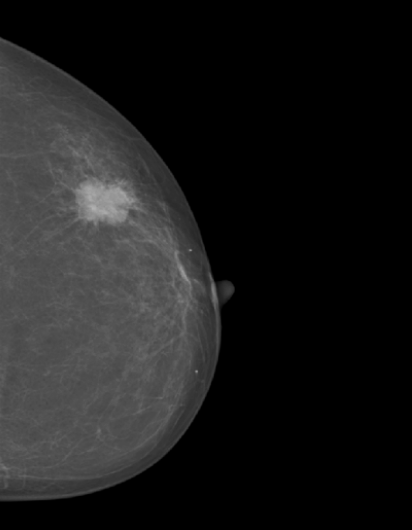
#> input picture Test/M/m4.jpg, 412 x 530 px
$ jupyter execute --allow-errors project_DIP.ipynb
#> lines starting #> are read from the running program, lines starting #| are printed output that depends on the picture; after the words box and inside, x2 and y2 are one past the last pixel; in counts of white or black regions, pixels touching at a corner belong together
[cell 1]
import cv2
import matplotlib.pyplot as plt
import numpy as np
import sys
from PIL import Image

[cell 2]
def Grayscale(img):
    h = img.shape[0]
    w = img.shape[1]
    img_out = img_out = np.full((h,w,3),0,dtype=np.uint8)
    for i in range(h):
        for j in range(w):
            img_out[i][j][0] = img_out[i][j][1] = img_out[i][j][2] = img[i][j][1]
    return img_out

[cell 3]
# img_bgr = cv2.imread("./B/b1_11.jpg")
img_bgr = cv2.imread("./Test/M/m4.jpg")
#> img_bgr is the input picture: shape (530, 412, 3); min 0, max 177, mean 28
# img_bgr = cv2.imread("./Test/M/m6.jpg")
img_bgr=cv2.resize(img_bgr, (220,220))
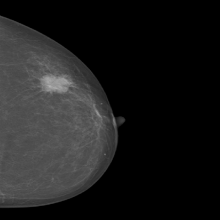
#> img_bgr: shape (220, 220, 3); min 0, max 177, mean 27.9
img_rgb = cv2.cvtColor(img_bgr, cv2.COLOR_BGR2RGB)
imgGray = Grayscale(img_rgb)

[cell 4]
def Histogram(img): #check
    img_rgb = cv2.cvtColor(img , cv2.COLOR_BGR2RGB)
    img_rgb = img.copy()
    h = img_rgb.shape[0]
    w = img_rgb.shape[1]


    # count of intensity value
    count = np.full(256,0,dtype=int)

    for i in range(h):
        for j in range(w):
            if img_rgb[i][j][0] != 0:
                intensity = img_rgb[i, j]
                count[intensity] += 1
    min = count[100]
    minIn = 100
    for k in range(100,120):
       if min>count[k] and k!=0:
           min = count[k]
           minIn = k

    print(minIn)
    print(min)

    return np.arange(256), count, minIn

[cell 5]
def median_V2(lst):
    sortedLst = sorted(lst)
    lstLen = len(lst)
    index = (lstLen - 1) // 2

    if (lstLen % 2):
        return sortedLst[index]
    else:
        return (sortedLst[index] + sortedLst[index + 1])/2.0

size = 11
mask = np.full((size,size),1,dtype=np.uint16)
list = []
imH = imgGray.shape[0]
#> imH = 220
imW = imgGray.shape[1]
#> imW = 220
filterH = mask.shape[0]
filterW = mask.shape[1]
filterHCenter = int((filterH+1)/2)-1
filterWCenter = int((filterW+1)/2)-1

sumWeightMask = 0
for i in range(filterH):
    for j in range(filterW):
        sumWeightMask = sumWeightMask + mask[i][j]

imgOut = np.full((imH,imW,3),0,dtype=np.uint16)
for i in range(imH):
    for j in range(imW):
        sumMask = 0
        for fi in range(filterH):
            for fj in range(filterW):
                posX = i + (fi-filterHCenter)
                posY = j + (fj-filterWCenter)
                if posX < 0 :
                    posX = 0
                elif posX >= imH :
                    posX = imH - 1
                if posY <0:
                    posY = 0
                elif posY >= imW :
                    posY = imW - 1
                list.append(imgGray[posX][posY][1])
        imgOut[i][j][0] = imgOut[i][j][1] = imgOut[i][j][2] = median_V2(list)
        list = []

print(sumWeightMask)
plt.imshow(imgGray)
plt.show()
plt.imshow(imgOut)
plt.show()

intensity, value, minIn  = Histogram(imgOut)
#| 105
#| 4
plt.bar(intensity,value)
plt.title("HISTROGRAM")
plt.show()
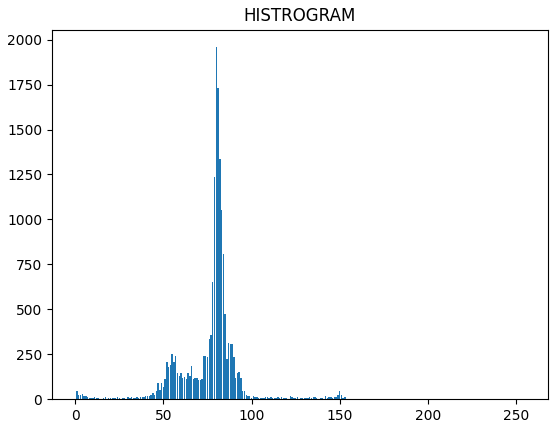
#> figure drawn by matplotlib, 1 panel; tallest bar 1958 high, from x = 79.6 to 80.4

[cell 6]
def THRESHOLD(img,value):
#> called with value = 105
    img_rgb = img.copy()
    h =  img_rgb.shape[0]
    w = img_rgb.shape[1]
    img_out = np.zeros((h, w, 3), dtype=np.uint8)
    for i in range(h):
        for j in range(w):
            if img_rgb[i][j][0] >= value:
                img_out[i][j][0] = img_out[i][j][1] = img_out[i][j][2] = 255 #white
            else:
                img_out[i][j][0] = img_out[i][j][1] = img_out[i][j][2] = 0 #black
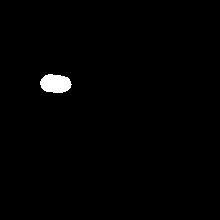
#> img_out: shape (220, 220, 3); 0.98% white; 1 white region, box (x1, y1, x2, y2) and area: (40, 74, 72, 93) 475
    return img_out
imgOut = THRESHOLD(imgOut,minIn)
# plt.imshow(imgOut)
# plt.show()

[cell 7]
y = imgOut.shape[0]
x = imgOut.shape[1]
plt.imshow(imgOut)
plt.show()
C = 1.3
for i in range(y):
    for j in range(x):
        imgOut[i][j][0] = 255 - imgOut[i][j][0]
        imgOut[i][j][1] = 255 - imgOut[i][j][1]
        imgOut[i][j][2] = 255 - imgOut[i][j][2]
plt.imshow(imgOut)
plt.show()

[cell 8]
def print_crop(num,img):
    for x in range(num):
        print(f"รูปที่ {x+1}")
        print(f"ขนาด {object_list[x]['Size']}")
        r = object_list[x]['Color'][0]
        g = object_list[x]['Color'][1]
        b = object_list[x]['Color'][2]
        crop = imgOut[object_list[x]['X_min']:object_list[x]['X_max']+1 , object_list[x]['Y_min']:object_list[x]['Y_max']+1]
        realimg = img[object_list[x]['X_min']:object_list[x]['X_max']+1 , object_list[x]['Y_min']:object_list[x]['Y_max']+1]
        copy = crop.copy()
        h = copy.shape[0]
        w = copy.shape[1]
        pixel = 0

        for i in range(h):
            for j in range(w):
                if copy[i][j][0] != r and copy[i][j][1] != g and copy[i][j][2] != b :
                    copy[i][j][0] = copy[i][j][1] = copy[i][j][2] = 255
                else:
                    pixel = pixel + realimg[i][j][0]

        pixel_object.append({
            'object': object_list[x],
            'pixel': pixel
        })
        plt.imshow(copy)
        plt.show()


def labeling_findmax(img,numCrop):
#> called with numCrop = 3
    def recursive(x, y, color,xmin,xmax,ymin,ymax,size):
        if 0 <= x < len(img) and 0 <= y < len(img[0]) and img[x][y][0] == 0:
            if x <= xmin:
                xmin = x
            if x >= xmax:
                xmax = x
            if y <= ymin:
                ymin = y
            if y >= ymax:
                ymax = y
            size = size + 1
            img[x][y][0] = color[0]
            img[x][y][1] = color[1]
            img[x][y][2] = color[2]
            xmin, xmax, ymin, ymax, size = recursive(x + 1, y, color, xmin, xmax, ymin, ymax, size)  # ขวา
            xmin, xmax, ymin, ymax, size = recursive(x - 1, y, color, xmin, xmax, ymin, ymax, size)  # ซ้าย
            xmin, xmax, ymin, ymax, size = recursive(x, y + 1, color, xmin, xmax, ymin, ymax, size)  # บน
            xmin, xmax, ymin, ymax, size = recursive(x, y - 1, color, xmin, xmax, ymin, ymax, size)  # ล่าง
        return xmin,xmax,ymin,ymax,size


    h = img.shape[0]
    w = img.shape[1]
    counting = 0
    xmax  = ymax = size = 0
    xmin = h
    ymin = w
    for i in range(h):
        for j in range(w):
            if img[i][j][0] != 0 and img[i][j][0] != 255:
                    xmax  = ymax = size = 0
                    xmin = h
                    ymin = w
            if img[i][j][0] == 0 and img[i][j][1] == 0 and img[i][j][2] == 0:
                r = int(np.random.uniform(1,255))
                g = int(np.random.uniform(1,255))
                b = int(np.random.uniform(1,255))
                color = [r,g,b]
                xmin,xmax,ymin,ymax,size = recursive(i, j,color,xmin,xmax,ymin,ymax,size)
                if size < 100:
                    continue
                if xmin == 0:
                    continue
                if ymin == 0:
                    continue
                if xmax == h-1:
                    continue
                if ymax == w-1:
                    continue

                counting = counting + 1
                object_list.append({
                    'Size': size,
                    'X_min': xmin,
                    'X_max': xmax,
                    'Y_min': ymin,
                    'Y_max': ymax,
                    'Color': color
                })
                # print(f"size = {size} xmin = {xmin} xmax = {xmax} ymin = {ymin} ymax = {ymax}")

    print(f"จำนวนวัตถุ = {counting}")
#| จำนวนวัตถุ = 1
    return counting

pixel_object = []
sys.setrecursionlimit(90000)
counting = 0
size = 0
check = 0
xmin = xmax = ymin = ymax = 0
object_list = []
numCrop = 3
counting = labeling_findmax(imgOut,numCrop)
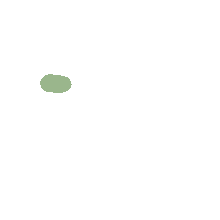
#> imgOut: shape (220, 220, 3); mean of channels 0, 1, 2 253.9, 254.3, 254; drawn as B, G, R

def myFunc(e):
  return e['Size']

# print(object_list)
object_list.sort(reverse=True,key=myFunc)
print(object_list)
#| [{'Size': 475, 'X_min': 74, 'X_max': 92, 'Y_min': 40, 'Y_max': 71, 'Color': [140, 182, 154]}]
# [4 lines of commented-out code are left out]


print_crop(counting,imgGray)
#> the loop in print_crop, `for x in range(num):` made 1 pass
#> pass 1, in print_crop, `plt.show()`:
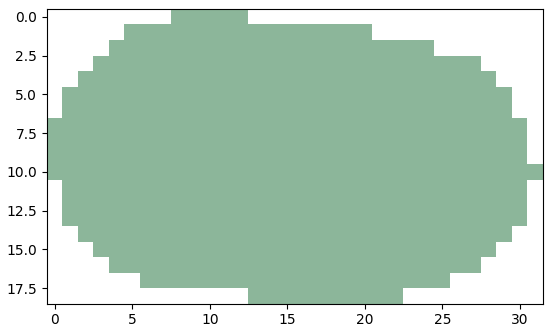
#> figure drawn by matplotlib, 1 panel

plt.imshow(imgOut)
plt.show()

[cell 9]
print(pixel_object)
#| [{'object': {'Size': 475, 'X_min': 74, 'X_max': 92, 'Y_min': 40, 'Y_max': 71, 'Color': [140, 182, 154]}, 'pixel': 65364}]

for i in range(counting):
    print(f"รูปที่ {i+1} มีพิกเซล = {pixel_object[i]['pixel']}")
    avgsegment = pixel_object[i]['pixel'] / object_list[i]['Size']
    print(f"segment = {avgsegment:.2f}")
#> this loop made 1 pass
#| รูปที่ 1 มีพิกเซล = 65364
#| segment = 137.61

[cell 10]
import math
def euclidean_distance(data1, data2):
    distance = 0
    distance = (data1 - data2) ** 2
    return math.sqrt(distance)

num = 3
plt.imshow(imgGray)
plt.show()
imgtest = imgGray.copy()
classmean_benign = 124.4
classmean_malignant = 144.9

#> (the rest of this cell did not finish here and is left out)

[cell 11]
num = 3
plt.imshow(imgGray)
plt.show()
imgtest = imgGray.copy()


for x in range(counting):
    print(f"รูปที่ {x+1}")
    print(f"ขนาด {object_list[x]['Size']}")
    r = object_list[x]['Color'][0]
    g = object_list[x]['Color'][1]
    b = object_list[x]['Color'][2]
    crop = imgOut[object_list[x]['X_min']:object_list[x]['X_max']+1 , object_list[x]['Y_min']:object_list[x]['Y_max']+1]
    realimg = imgtest[object_list[x]['X_min']:object_list[x]['X_max']+1 , object_list[x]['Y_min']:object_list[x]['Y_max']+1]
    copy = crop.copy()
    h = copy.shape[0]
    w = copy.shape[1]
    pixel = 0

    for i in range(h):
        for j in range(w):
            if copy[i][j][0] != r and copy[i][j][1] != g and copy[i][j][2] != b :
                realimg[i][j][0] = realimg[i][j][1] = realimg[i][j][2] = 0
            else:
                pixel = pixel + realimg[i][j][0]

    print(f"avg = {pixel//object_list[x]['Size']}")
    plt.imshow(realimg)
    plt.show()
#> this loop made 1 pass
#> pass 1, `plt.show()`:
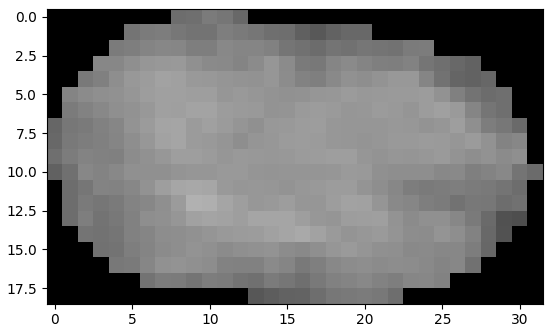
#> figure drawn by matplotlib, 1 panel

[cell 12]
from sklearn.metrics import confusion_matrix
import matplotlib.pyplot as plt
import seaborn as sns

# ตัวอย่างข้อมูล
actual = [0, 0, 0, 0, 0, 1, 1, 1, 1, 1]
predicted = [0, 1, 0, 1, 0, 1, 1, 1, 1, 1]

# สร้าง Confusion Matrix
cm = confusion_matrix(actual, predicted)

# พล็อต Confusion Matrix ด้วย heatmap
plt.figure(figsize=(8, 6))
sns.heatmap(cm, annot=True, cmap='Blues', fmt='g', xticklabels=['BENIGN', 'MALIGNANT'], yticklabels=['BENIGN', 'MALIGNANT'])
plt.xlabel('Predicted')
plt.ylabel('Actual')
plt.title('Confusion Matrix')
plt.show()
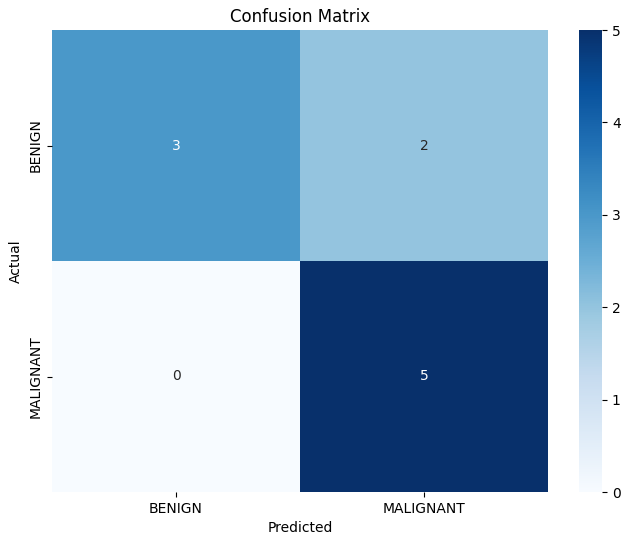
#> figure drawn by matplotlib, 2 panels

$ run again, with Test/M/m5.jpg copied over Test/M/m4.jpg
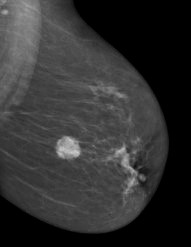
#> input picture Test/M/m5.jpg, 191 x 247 px
#> img_bgr is the input picture: shape (247, 191, 3); min 0, max 207, mean 48.9
#> img_bgr: shape (220, 220, 3)
#| 119
#| 55
#> after the loop in THRESHOLD, `for i in range(h):`:
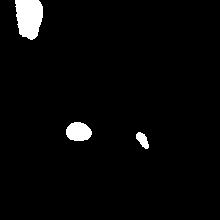
#> img_out: shape (220, 220, 3); 2.9% white; 3 white regions, box (x1, y1, x2, y2) and area: (15, 0, 43, 40) 895, (66, 122, 92, 141) 391, (136, 132, 149, 149) 133
#| จำนวนวัตถุ = 2
#| [{'Size': 391, 'X_min': 122, 'X_max': 140, 'Y_min': 66, 'Y_max': 91, 'Color': [139, 108, 165]}, {'Size': 133, 'X_min': 132, 'X_max': 148, 'Y_min': 136, 'Y_max': 148, 'Color': [112, 227, 245]}]
#> (printed output is left out)
#> the loop `for i in range(counting):` made 2 passes
#| รูปที่ 1 มีพิกเซล = 62402
#| segment = 159.60
#| รูปที่ 2 มีพิกเซล = 18467
#| segment = 138.85
#> the loop `for x in range(counting):` made 2 passes
#> pass 2, `plt.show()`:
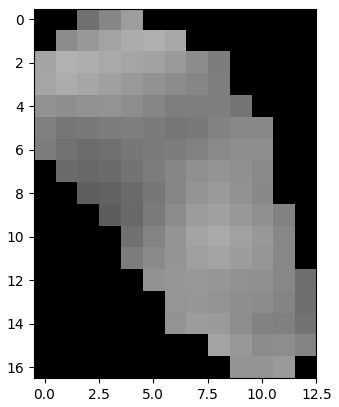
#> figure drawn by matplotlib, 1 panel
